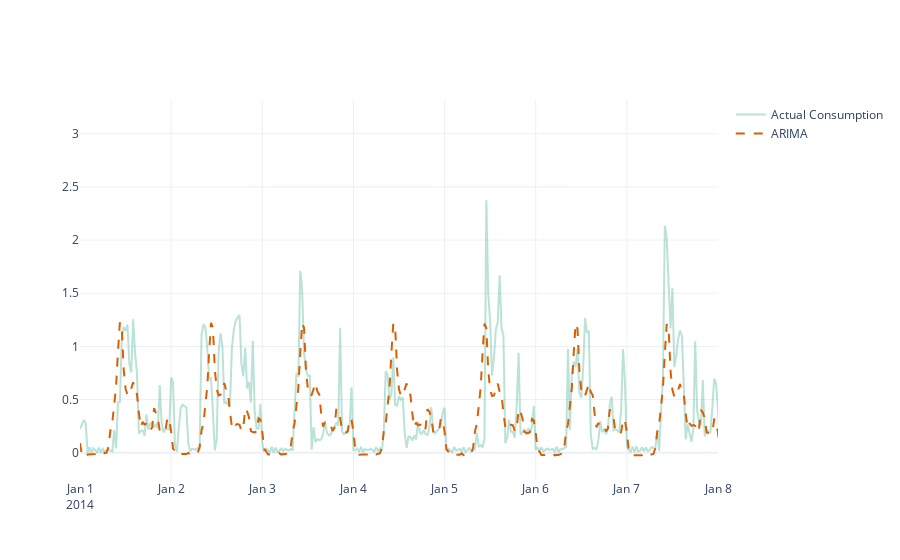

Notebook cell for this chart:
### Markdown cell above
autoregressive integrated moving average (ARIMA)

### Code cell
# AutoRegression(p) model: y_{t} = c + phi_{1}*y_{t-1} + phi_{2}*y_{t-2} + ... + phi_{p}*y_{t-p} + epsilon_{t}
# MovingAverage(q) model: y_{t} = c + theta_{1}*epsilon_{t-1} + theta_{2}*epsilon_{t-2} + ... + theta_{q} * espsilon_{t-q}
# (c is intercept, epsilon is white noise)

# ARMA(p, q) model: y_{t} = AR(p) + MA(q)

# ARIMA(p, d, q) model: we do the d order of differencing 
#                       then consider the last p terms in an autoregressive manner 
#                       then inlcude the last q moving average terms to come up with the forecast

# seaonal ARIMA(P, D, Q) model: take the last P seasonal lags (P_{1} -> y_{t-m})
#                                D means the order of seasonal differencing, Q is seasonal values of q

from statsforecast.models import ARIMA

model = ARIMA(order=(2, 1, 1), seasonal_order=(1, 1, 1), season_length=48)
display_name = ['ARIMA']

results, metrics = (
    evaluate_performance(
        ts_train, 
        ts_val, 
        models = [model], 
        metrics = [mase, mae, mse, rmse, smape,forecast_bias], 
        freq = freq,
        level = [] ,
        id_col = 'LCLid',
        time_col = 'timestamp',
        target_col = 'energy_consumption',
        h = len(ts_val),
        metric_df=metrics  # Pass None or an existing DataFrame if you want to append results
        )
)

# evaluation metrics
display(metrics)

# plot
fig = plot_forecast(results, forecast_columns=display_name, forecast_display_names=display_name, timestamp_col ='timestamp')
fig.update_xaxes(type="date", range=["2014-01-01", "2014-01-08"])
fig.show()

### Figure 1 — Plotly figure (JSON) as saved in the notebook; plotly's stock layout.template omitted (floating-point values rounded to 4 significant figures; data arrays with more than 128 entries replaced by an {"elided": "..."} marker saying what was removed)
{"data": [{"line": {"color": "rgba(27,158,119, 0.3)"}, "mode": "lines", "name": "Actual Consumption", "type": "scatter", "x": {"elided": "1488 str values"}, "y": {"elided": "1488 float values"}}, {"line": {"color": "rgba(217,95,2, 1)", "dash": "dash"}, "mode": "lines", "name": "ARIMA", "type": "scatter", "x": {"elided": "1488 str values"}, "y": {"elided": "1488 float values"}}], "layout": {"xaxis": {"range": ["2014-01-01", "2014-01-08"], "type": "date"}}}
